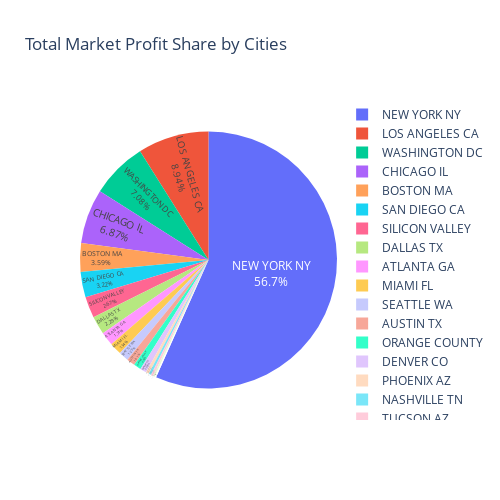

The code cell stored with this chart in its notebook:
### Markdown cell above
### The cost of trip for both Pink and Yellow cab are almost the same.

### Code cell
MasterData["Profit_of_Trip"] = MasterData["Price_Charged"] - MasterData["Cost_of_Trip"]
data2_1 = MasterData.groupby("City").sum()
fig1 = px.pie(data2_1,
                        values=data2_1.Profit_of_Trip,
                        names=data2_1.index ,title="Total Market Profit Share by Cities"
                        )
fig1.update_traces(
                        textposition='inside',
                        textinfo='percent+label'
                        )
fig1.update_layout( width = 500 , height = 500 )

### Figure 1 — Plotly figure (JSON) as saved in the notebook; plotly's stock layout.template omitted (floating-point values rounded to 4 significant figures)
{"data": [{"domain": {"x": [0, 1], "y": [0, 1]}, "hovertemplate": "City=%{label}<br>Profit_of_Trip=%{value}<extra></extra>", "labels": ["ATLANTA GA", "AUSTIN TX", "BOSTON MA", "CHICAGO IL", "DALLAS TX", "DENVER CO", "LOS ANGELES CA", "MIAMI FL", "NASHVILLE TN", "NEW YORK NY", "ORANGE COUNTY", "PHOENIX AZ", "PITTSBURGH PA", "SACRAMENTO CA", "SAN DIEGO CA", "SEATTLE WA", "SILICON VALLEY", "TUCSON AZ", "WASHINGTON DC"], "legendgroup": "", "name": "", "showlegend": true, "textinfo": "percent+label", "textposition": "inside", "type": "pie", "values": [842400.0, 526700.0, 1769000.0, 3387000.0, 1129000.0, 397600.0, 4412000.0, 758300.0, 149500.0, 27960000.0, 457000.0, 192900.0, 85170.0, 117300.0, 1587000.0, 604700.0, 1317000.0, 140300.0, 3493000.0]}], "layout": {"height": 500, "legend": {"tracegroupgap": 0}, "title": {"text": "Total Market Profit Share by Cities"}, "width": 500}}
